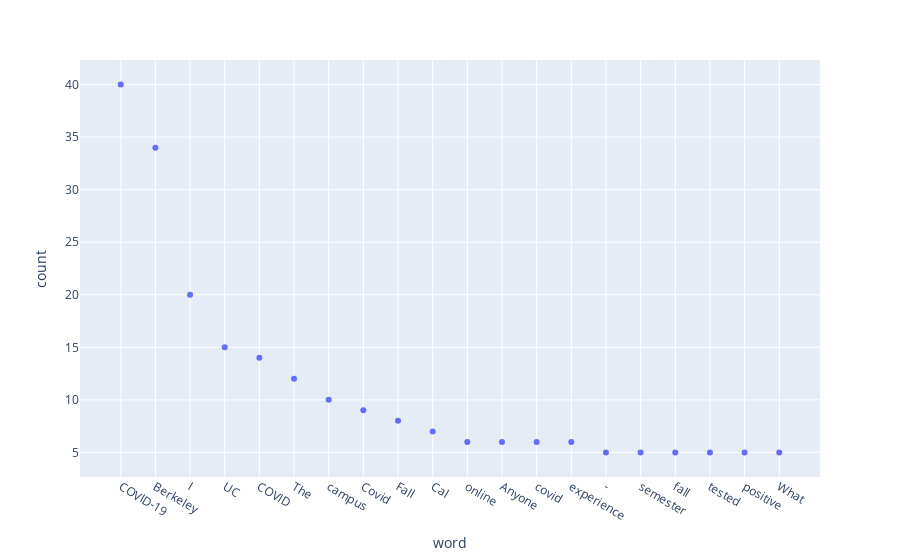

Write notebook code for a chart like this one.
### Markdown cell above
Well done! 

(as a bonus, you could turn this into a data frame if you wanted, and plot it as well! - though it's not a super interesting graph!)

### Code cell
from pandas import DataFrame
words_num = Counter(" ".join(post_data["title_without_stopwords"]).split()).most_common(20)
words_num_df = pd.DataFrame(words_num,columns=['word','count'])
fig = px.scatter(words_num_df, x="word", y="count", hover_name="word")
fig.show()

### Figure 1 — Plotly figure (JSON) as saved in the notebook; plotly's stock layout.template omitted (floating-point values rounded to 4 significant figures)
{"data": [{"hovertemplate": "<b>%{hovertext}</b><br><br>word=%{x}<br>count=%{y}<extra></extra>", "hovertext": ["COVID-19", "Berkeley", "I", "UC", "COVID", "The", "campus", "Covid", "Fall", "Cal", "online", "Anyone", "covid", "experience", "-", "semester", "fall", "tested", "positive", "What"], "legendgroup": "", "marker": {"color": "#636efa", "symbol": "circle"}, "mode": "markers", "name": "", "orientation": "v", "showlegend": false, "type": "scatter", "x": ["COVID-19", "Berkeley", "I", "UC", "COVID", "The", "campus", "Covid", "Fall", "Cal", "online", "Anyone", "covid", "experience", "-", "semester", "fall", "tested", "positive", "What"], "xaxis": "x", "y": [40, 34, 20, 15, 14, 12, 10, 9, 8, 7, 6, 6, 6, 6, 5, 5, 5, 5, 5, 5], "yaxis": "y"}], "layout": {"legend": {"tracegroupgap": 0}, "margin": {"t": 60}, "xaxis": {"anchor": "y", "domain": [0, 1], "title": {"text": "word"}}, "yaxis": {"anchor": "x", "domain": [0, 1], "title": {"text": "count"}}}}
